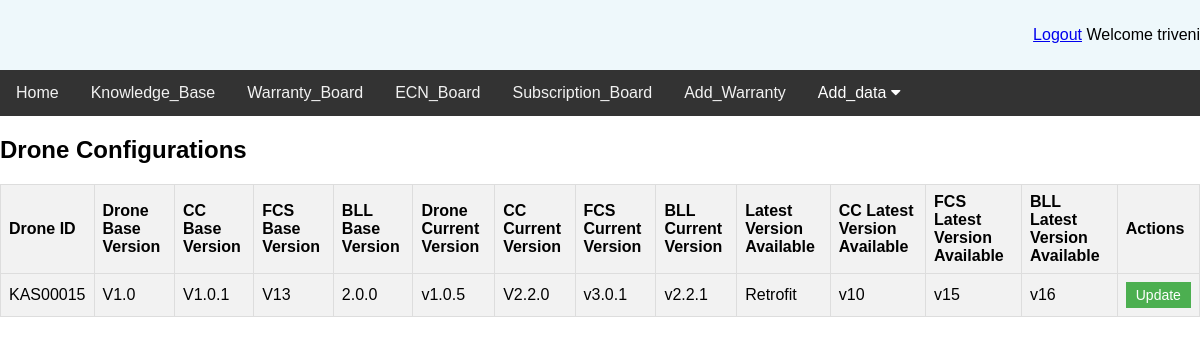
/ecn_board/ (signed in), run on the app's committed database.
### main/models.py (models this page shows, shortened)
class DroneConfigration(models.Model):
    id = models.AutoField(primary_key=True)
    drone_id = models.ForeignKey(Drone, on_delete=models.CASCADE)
    Drone_base_version = models.CharField(max_length=20)
    CC_base_version = models.CharField(max_length=20)
    FCS_base_version = models.CharField(max_length=20)
    BLL_base_version = models.CharField(max_length=20)
    drone_current_version = models.CharField(max_length=20)
    CC_current_version = models.CharField(max_length=20)
    FCS_current_version = models.CharField(max_length=20)
    BLL_current_version = models.CharField(max_length=20)
    Latest_version_available = models.CharField(max_length=20)
    CC_Latest_version_available = models.CharField(max_length=20)
    FCS_Latest_version_available = models.CharField(max_length=20)
    BLL_Latest_version_available = models.CharField(max_length=20)
    created_on = models.DateField(auto_now_add=True)

class Drone(models.Model):
    id = models.AutoField(primary_key=True)
    Drone_id = models.CharField(max_length=20, unique=True)
    UIN = models.CharField(max_length=20, unique=True)
    drone_type = models.CharField(max_length=20, choices=type_drone, default=1)
    AVB = models.CharField(max_length=20)
    Timble_module = models.CharField(max_length=20)
    Subscription_date = models.DateField()
    Subscription_end_date = models.DateField()
    Drone_base_version = models.CharField(max_length=20)
    CC_base_version = models.CharField(max_length=20)
    FCS_base_version = models.CharField(max_length=20)
    BLL_base_version = models.CharField(max_length=20)
    created_on = models.DateField(auto_now_add=True)
    def __str__(self):
        return self.Drone_id

### main/views.py (the view)
# urls.py: path('ecn_board/', views.view_config, name='ecn_board'),
def view_config(request):
    configurations = DroneConfigration.objects.all()  # Fetch all configurations
    return render(request, 'ecn_board.html', {'configurations': configurations})

### static/templates/ecn_board.html (shortened to what this page needs)
{% include 'nav.html' %}
<!DOCTYPE html>
<html lang="en">
<head>
</head>
<body>
    <h2>Drone Configurations</h2>
    <table>
        <tr>
            <th>Drone ID</th>
            <th>Drone Base Version</th>
            <th>CC Base Version</th>
            <th>FCS Base Version</th>
            <th>BLL Base Version</th>
            <th>Drone Current Version</th>
            <th>CC Current Version</th>
            <th>FCS Current Version</th>
            <th>BLL Current Version</th>
            <th>Latest Version Available</th>
            <th>CC Latest Version Available</th>
            <th>FCS Latest Version Available</th>
            <th>BLL Latest Version Available</th>
            <th>Actions</th>
        </tr>
        {% for config in configurations %}
        <tr>
            <td>{{ config.drone_id }}</td>
            <td>{{ config.Drone_base_version }}</td>
            <td>{{ config.CC_base_version }}</td>
            <td>{{ config.FCS_base_version }}</td>
            <td>{{ config.BLL_base_version }}</td>
            <td>{{ config.drone_current_version }}</td>
            <td>{{ config.CC_current_version }}</td>
            <td>{{ config.FCS_current_version }}</td>
            <td>{{ config.BLL_current_version }}</td>
            <td>{{ config.Latest_version_available }}</td>
            <td>{{ config.CC_Latest_version_available }}</td>
            <td>{{ config.FCS_Latest_version_available }}</td>
            <td>{{ config.BLL_Latest_version_available }}</td>
            <td>
                <form action="{% url 'authapp:update_config' config.id %}" method="post">
                    <button type="submit" class="update-btn">Update</button>
                </form>
            </td>
        </tr>
        {% endfor %}
    </table>
</body>
</html>

### static/templates/nav.html (shortened to what this page needs)
<!DOCTYPE html>
<html xmlns="http://www.w3.org/1999/html">
<head>
<link rel="stylesheet" href="https://cdnjs.cloudflare.com/ajax/libs/font-awesome/5.15.4/css/all.min.css">
</head>
<body>
<div class="header">
  {% if request.user.is_authenticated %}
    <p align="right"><a href="{% url 'authapp:login' %}" class="btn btn-danger">Logout</a>
    <span><a class="greet">Welcome {{request.user}}</a></span>
    {% else %}
    <div>
      <a href="{% url 'authapp:login' %}" class="btn btn-secondary">Log-in</a>
      <a href="{% url 'authapp:register' %}" class="btn btn-info ">Register</a>
    </div></p>
    {% endif %}
</div>
<div id="navbar">
  <a href="javascript:void(0)">Home</a>
  <a href="javascript:void(0)">Knowledge_Base</a>
  <a href="javascript:void(0)">Warranty_Board</a>
  <a href="javascript:void(0)">ECN_Board</a>
  <a href="javascript:void(0)">Subscription_Board</a>
  {% if request.user.is_staff %}
  <a href="javascript:void(0)">Add_Warranty</a>
  <div class="dropdown">
    <button class="dropbtn">Add_data
      <i class="fa fa-caret-down"></i>
    </button>
  </div>
    {% endif %}
</div>
</body>
</html>

### static/templates/nav.html (style rules this page uses)
body { margin: 0; font-size: 16px; font-family: Arial, Helvetica, sans-serif; }
.header { background-color: #EEF8FB; padding: 10px 0; text-align: center; }
#navbar { overflow: hidden; background-color: #333; }
#navbar a { float: left; display: block; color: #f2f2f2; text-align: center; padding: 14px 16px; text-decoration: none; font-size: 16px; }
.dropdown { float: left; position: relative; }
.dropdown .dropbtn { font-size: 16px; border: none; outline: none; color: white; padding: 14px 16px; background-color: inherit; font-family: inherit; margin: 0; cursor: pointer; }

### static/templates/ecn_board.html (style rules this page uses)
table { border-collapse: collapse; width: 100%; }
th, td { border: 1px solid #dddddd; text-align: left; padding: 8px; }
th { background-color: #f2f2f2; }
tr:nth-child(even) { background-color: #f2f2f2; }
.update-btn { background-color: #4CAF50; border: none; color: white; padding: 5px 10px; text-align: center; text-decoration: none; display: inline-block; font-size: 14px; cursor: pointer; }

### data on the page
DroneConfigration: drone_id "KAS00015", Drone_base_version "V1.0", CC_base_version "V1.0.1", FCS_base_version "V13", BLL_base_version "2.0.0", drone_current_version "v1.0.5", CC_current_version "V2.2.0", FCS_current_version "v3.0.1", BLL_current_version "v2.2.1", Latest_version_available "Retrofit", CC_Latest_version_available "v10", FCS_Latest_version_available "v15", BLL_Latest_version_available "v16"

### other printed values
{{ request.user }} "triveni"
